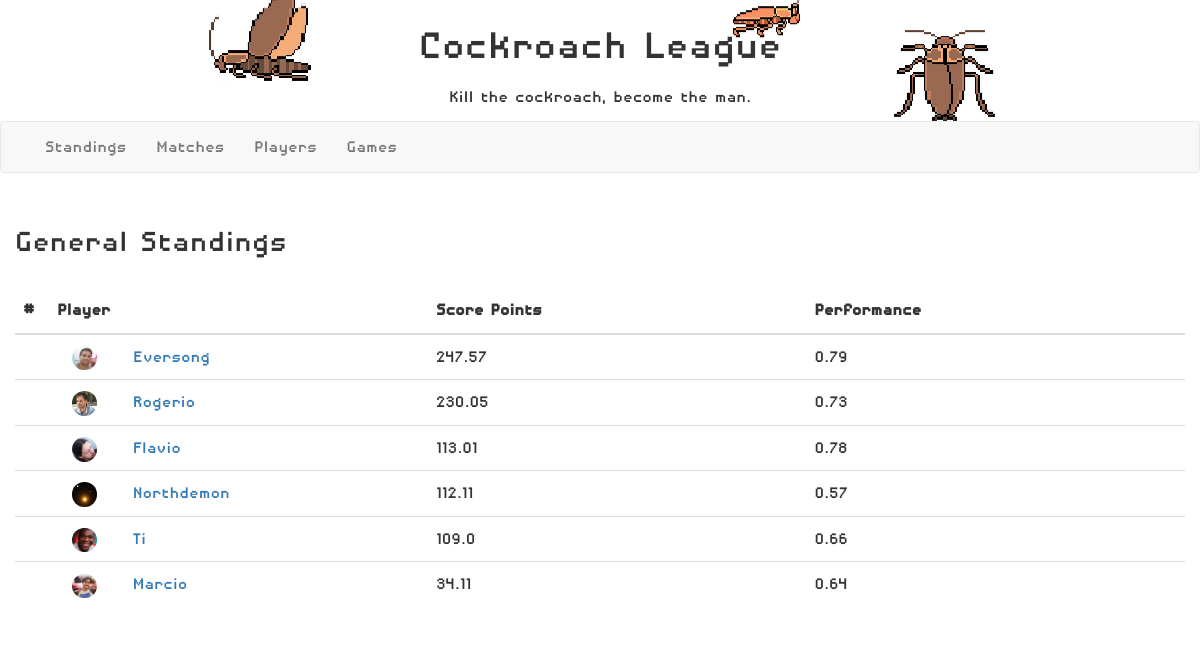
The page /rankings/ on the database its author committed.
### rankings/models.py (models this page shows)
class TotalClassification(models.Model):
    class Meta:
        unique_together = (('standing_position', 'player'),)
    standing_position = models.IntegerField(primary_key=True)
    player = models.ForeignKey(Player, on_delete=models.CASCADE)
    score_points = models.FloatField()
    performance_points = models.FloatField()

class Player(models.Model):
    player_nickname = models.CharField(max_length=15, primary_key=True, null=False)
    player_first_name = models.CharField(max_length=15, null=False)
    player_last_name = models.CharField(max_length=15, null=False)
    player_photo = models.ImageField()
    player_bio = models.TextField(null=True, blank=True)
    def __str__(self):
        return self.player_nickname

### rankings/views.py (the view)
# urls.py: path('', views.index, name='index'),
def index(request):
    score_controller = ScoresController()
    score_controller.generate_score_points()
    classifications = score_controller.generate_total_classification()
    context = {
        'classifications': classifications,
    }
    return render(request, 'classification.html', context=context)

### rankings/controllers.py (called while the page is built)
    def get_player_performance(self, player):
        possible_points = 0
        scored_points = 0
        game_match_results = GameMatchResult.objects.filter(result_player=player)
        for match_result in game_match_results:
            table_points = TablePoints.objects.filter(table_standing="1").first()
            game = match_result.result_match_id.match_game
            possible_points += table_points.table_score * game.game_complexity
            scored_points += match_result.result_points
        return scored_points / possible_points

    def generate_score_points(self):
        game_match_results = GameMatchResult.objects.all()
        for result in game_match_results:
            match = result.result_match_id
            game = match.match_game
            table_points = TablePoints.objects.filter(table_standing=result.result_standing).first()
            if game and table_points:
                result.result_points = table_points.table_score * game.game_complexity
                result.save()

### templates/classification.html (shortened to what this page needs)
{% extends "base_generic.html" %}
{% block content %}
    {% load staticfiles %}
    <link href="https://maxcdn.bootstrapcdn.com/bootstrap/3.3.7/css/bootstrap.min.css" rel="stylesheet"/>
    <link href="https://cdnjs.cloudflare.com/ajax/libs/datatables/1.10.12/css/dataTables.bootstrap.min.css" rel="stylesheet"/>
    <div class="container">
        <div class="row text-xs-center" style="margin-top: 15px; margin-bottom: 15px">
            <h1>General Standings</h1>
        </div>
        <div class="row">
            <table id="classification_table" class="table order-column" cellspacing="0" width="100%">
                <thead>
                <tr>
                    <th style="width: 1%">#</th>
                    <th style="width: 20%">Player</th>
                    <th style="width: 20%">Score Points</th>
                    <th style="width: 20%">Performance</th>
                </tr>
                </thead>
                <tbody>
                {% for entry in classifications %}
                <tr>
                    <td></td>
                    <td>
                        <div>
                            <div class="col-md-2">
                                <img class="img img-circle" src="{{ MEDIA_URL }}{{ entry.player.player_photo.url }}">
                            </div>
                            <div class="col-md-2">
                                <a href="{% url 'player' entry.player  %}">{{ entry.player }}</a>
                            </div>
                        </div>
                    </td>
                    <td>{{ entry.score_points }}</td>
                    <td>{{ entry.performance_points }}</td>
                </tr>
                {% endfor %}
                </tbody>
            </table>
            </div>
        </div>
{% endblock %}

### rankings/static/css/styles.css (style rules this page uses)
.body { font-family: "Disposable Droid"; font-size: 20px; }
.img-circle { border-radius: 60%; width: 80%; }

### rows shown on the page
TotalClassification: player.player_photo (picture), player "Eversong", score_points "247.57", performance_points "0.79"
TotalClassification: player.player_photo (picture), player "Rogerio", score_points "230.05", performance_points "0.73"
TotalClassification: player.player_photo (picture), player "Flavio", score_points "113.01", performance_points "0.78"
TotalClassification: player.player_photo (picture), player "Northdemon", score_points "112.11", performance_points "0.57"
TotalClassification: player.player_photo (picture), player "Ti", score_points "109.0", performance_points "0.66"
TotalClassification: player.player_photo (picture), player "Marcio", score_points "34.11", performance_points "0.64"
